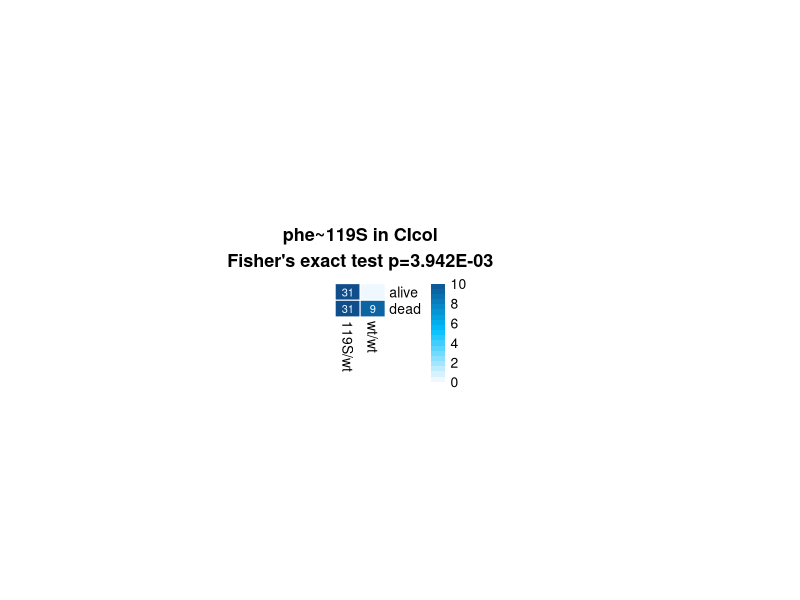
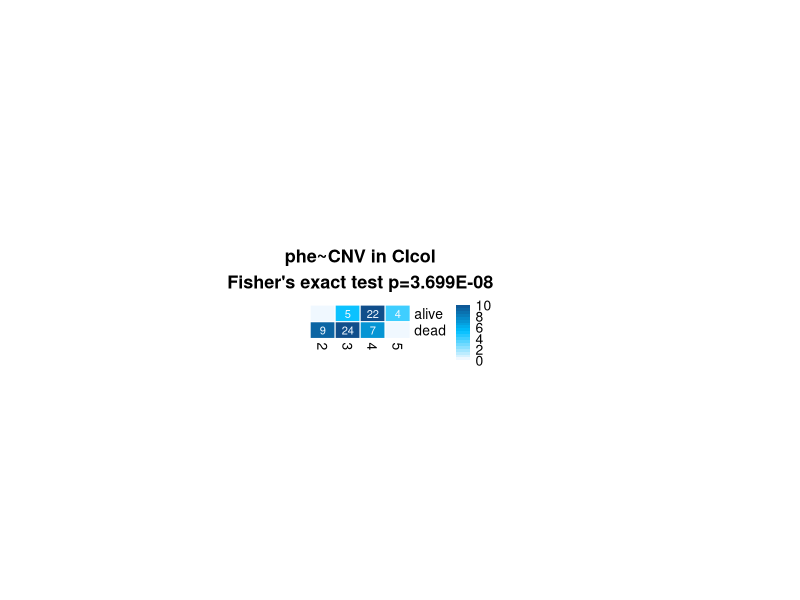
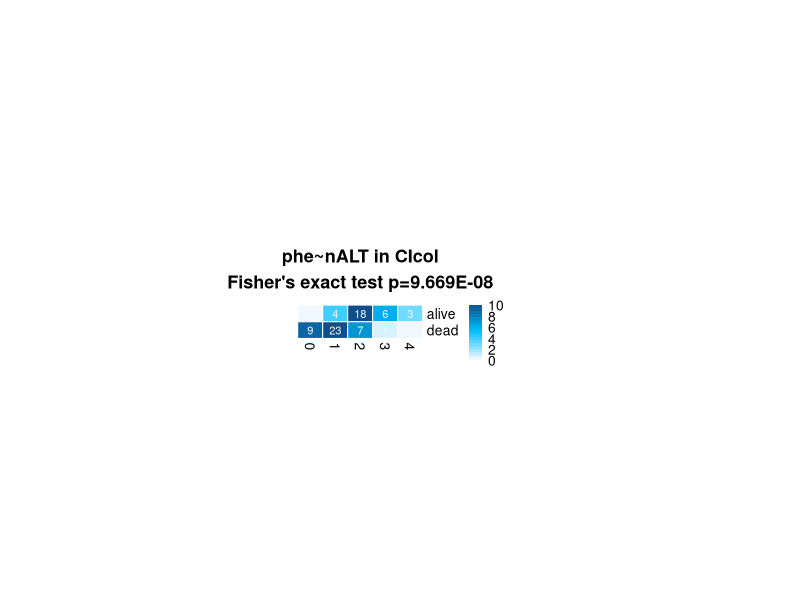

Reproduce these figures in R, in order. (Note: this script raises an error after producing the figures.)
library(gmodels)
library(pheatmap)

col.fun = colorRampPalette(interpolate="l",c("aliceblue","deepskyblue","dodgerblue4"))

# read input (run 2020-02-17_heatmaps.R to produce this table)
gtd = read.table("Fig3_CIcol_CNV-ALTallele.csv", header = T)


#### genotype-phenotype associations in CIcol ####
# Simple Fisher's tests of individual variants

# table genotype-phenotype associations: 119S
pdf(file="Fig3_CIcol_phe-gty119S.pdf",height=12,width=12)
ta = CrossTable(gtd[gtd$population == "CIcol",]$genotype, gtd[gtd$population == "CIcol",]$phenotype, fisher = T, prop.r = F, prop.c = F, prop.t = F ,prop.chisq = F)
pheatmap(t(ta$t), color = col.fun(20), breaks = seq(0,10,length.out = 20), 
         cellwidth = 18, cellheight = 12, na_col = "dodgerblue4",number_color = "aliceblue",
         border_color = "white", cluster_cols=F, cluster_rows=F,display_numbers = T,number_format = "%i",
         main=sprintf("phe~119S in CIcol\nFisher's exact test p=%.3E", ta$fisher.ts$p.value))
dev.off()

# table genotype-phenotype associations: CNVs
pdf(file="Fig3_CIcol_phe-CNV_phe-nALT.pdf",height=12,width=12)
ta = CrossTable(gtd[gtd$population == "CIcol",]$CNV, gtd[gtd$population == "CIcol",]$phenotype, fisher = T, prop.r = F, prop.c = F, prop.t = F ,prop.chisq = F)
pheatmap(t(ta$t), color = col.fun(20), breaks = seq(0,10,length.out = 20), 
         cellwidth = 18, cellheight = 12, na_col = "dodgerblue4",number_color = "aliceblue",
         border_color = "white", cluster_cols=F, cluster_rows=F,display_numbers = T,number_format = "%i",
         main=sprintf("phe~CNV in CIcol\nFisher's exact test p=%.3E", ta$fisher.ts$p.value))

ta = CrossTable(gtd[gtd$population == "CIcol",]$estimated_n_ALT, gtd[gtd$population == "CIcol",]$phenotype, fisher = T, prop.r = F, prop.c = F, prop.t = F ,prop.chisq = F)
pheatmap(t(ta$t), color = col.fun(20), breaks = seq(0,10,length.out = 20), 
         cellwidth = 18, cellheight = 12, na_col = "dodgerblue4",number_color = "aliceblue",
         border_color = "white", cluster_cols=F, cluster_rows=F,display_numbers = T,number_format = "%i",
         main=sprintf("phe~nALT in CIcol\nFisher's exact test p=%.3E", ta$fisher.ts$p.value))
dev.off()





#### GLM model with A65S and G280S data ####
# manual genotypes:

# load data: genotypes in each sample
data = read.table("Genotype_3492074_G280S.csv", header = T)
colnames(data) = c("ox_code", "population", "G280S", "phenotype")

# add a65s
data_A65S = read.table("Genotype_3489405_A65S.csv", header = T)
data$A65S = data_A65S[,"genotype"]

# add dup data
data_gtd = gtd[,c("id", "CNV", "estimated_n_ALT")]
data = merge(data, data_gtd, by.x = "ox_code", by.y = "id") 

# clean
rownames(data) = data$ox_code
data = data[,c("A65S","G280S", "CNV", "estimated_n_ALT", "phenotype")]

# convert data to factors
data$A65S = as.factor(data$A65S)
data$G280S = as.factor(data$G280S)

### BIC PROCEDURE
# initial model (with all variables)
mod_tot = glm(phenotype ~ ., data = data, family = "binomial")
# stepwise removal using BIC criterion
mod_BIC = step(mod_tot, direction = "both", steps = 1e6, trace = F, k = log(nrow(data))) # k=log(num_obs) for BIC
mod_BIC_sum = summary(mod_BIC)
mod_tot_sum = summary(mod_tot)

# summary table BIC
mod_BIC_out = as.data.frame(mod_BIC_sum$coefficients)
colnames(mod_BIC_out) = c("BIC_coef","BIC_se", "BIC_z", "BIC_p_chisq")
mod_BIC_out$variant   = rownames(mod_BIC_out)
mod_BIC_out$BIC_OR    = 1/exp(mod_BIC_out$BIC_coef)

write.table(mod_BIC_out, "Fig3X_model_GLM_stepBIC_CIcol.csv" , quote = F, sep="\t")


# ### BACKWARD ELIMINATION
# source("../scripts_other/glmodelling.R")
# mod_BKE = glmodelling(input.table = data, list.of.markers = c("A65S","G280S", "CNV", "estimated_n_ALT"),
#                       rescolumn = "phenotype", glm.function = "glm", verbose = F)
# 
# mod_BKE_sum = summary(mod_BKE$final.model)
# mod_BKE_out = as.data.frame(mod_BKE_sum$coefficients)
# colnames(mod_BKE_out) = c("coef","se", "zscore", "p_chisq")
# mod_BKE_out$variant   = rownames(mod_BKE_out)
# mod_BKE_out$OR    = 1/exp(mod_BKE_out$coef)
# mod_BKE$final.sig
